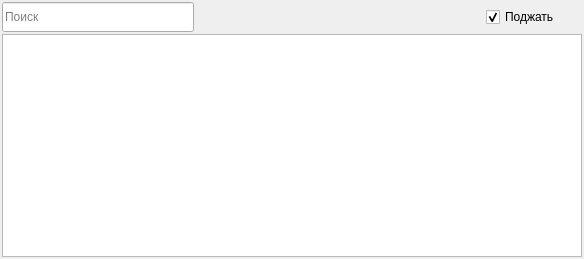
<?xml version="1.0" encoding="UTF-8"?>
<ui version="4.0">
 <class>WOut</class>
 <widget class="QWidget" name="WOut">
  <property name="geometry">
   <rect>
    <x>0</x>
    <y>0</y>
    <width>584</width>
    <height>259</height>
   </rect>
  </property>
  <property name="windowTitle">
   <string>Form</string>
  </property>
  <layout class="QVBoxLayout" name="verticalLayout">
   <property name="spacing">
    <number>2</number>
   </property>
   <property name="leftMargin">
    <number>2</number>
   </property>
   <property name="topMargin">
    <number>2</number>
   </property>
   <property name="rightMargin">
    <number>2</number>
   </property>
   <property name="bottomMargin">
    <number>2</number>
   </property>
   <item>
    <layout class="QHBoxLayout" name="lyTop">
     <property name="spacing">
      <number>2</number>
     </property>
     <item>
      <widget class="QLineEdit" name="edFind">
       <property name="minimumSize">
        <size>
         <width>192</width>
         <height>30</height>
        </size>
       </property>
       <property name="maximumSize">
        <size>
         <width>192</width>
         <height>30</height>
        </size>
       </property>
       <property name="font">
        <font>
         <pointsize>9</pointsize>
        </font>
       </property>
       <property name="placeholderText">
        <string>Поиск</string>
       </property>
      </widget>
     </item>
     <item>
      <spacer name="spc">
       <property name="orientation">
        <enum>Qt::Horizontal</enum>
       </property>
       <property name="sizeHint" stdset="0">
        <size>
         <width>40</width>
         <height>20</height>
        </size>
       </property>
      </spacer>
     </item>
     <item>
      <widget class="QCheckBox" name="cbAutoFit">
       <property name="minimumSize">
        <size>
         <width>96</width>
         <height>30</height>
        </size>
       </property>
       <property name="maximumSize">
        <size>
         <width>96</width>
         <height>30</height>
        </size>
       </property>
       <property name="text">
        <string>Поджать</string>
       </property>
       <property name="checked">
        <bool>true</bool>
       </property>
      </widget>
     </item>
    </layout>
   </item>
   <item>
    <widget class="QTableView" name="tv">
     <property name="font">
      <font>
       <family>Consolas</family>
      </font>
     </property>
    </widget>
   </item>
  </layout>
 </widget>
 <resources/>
 <connections/>
</ui>
